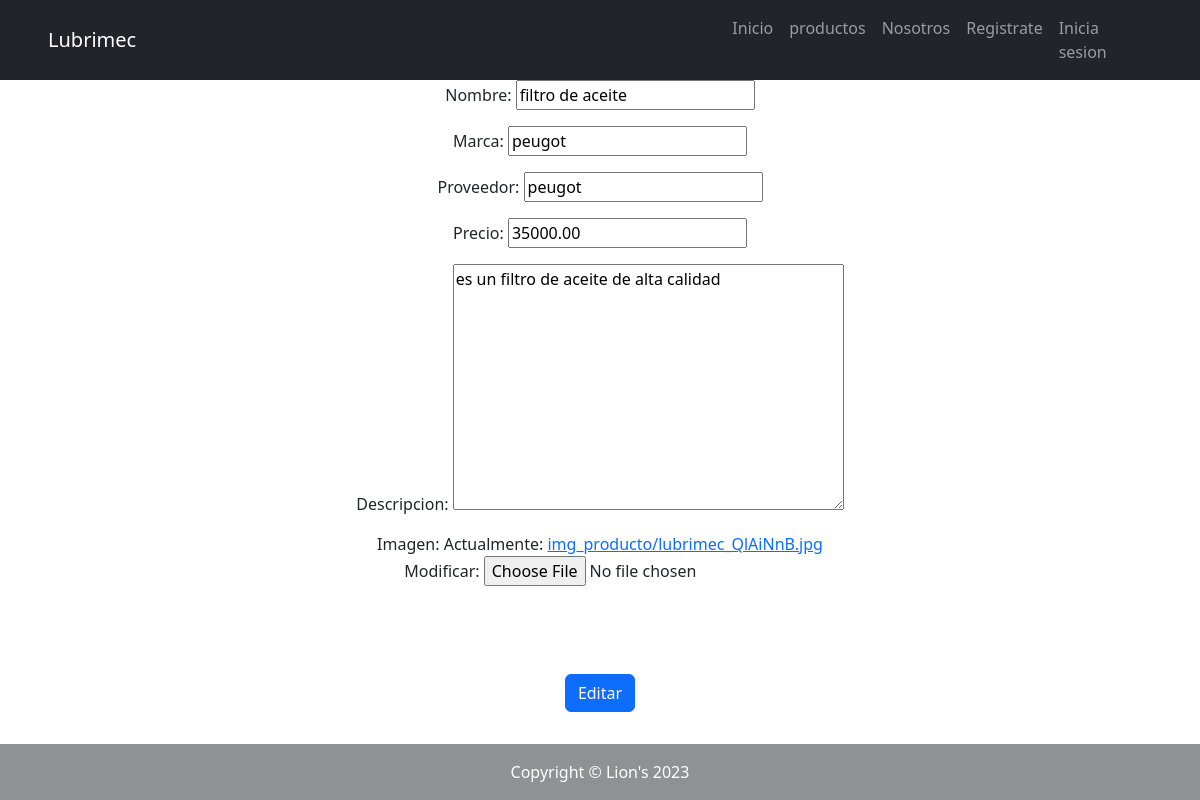
Page /productos/update/filtro de aceite/ on the earlier database version.
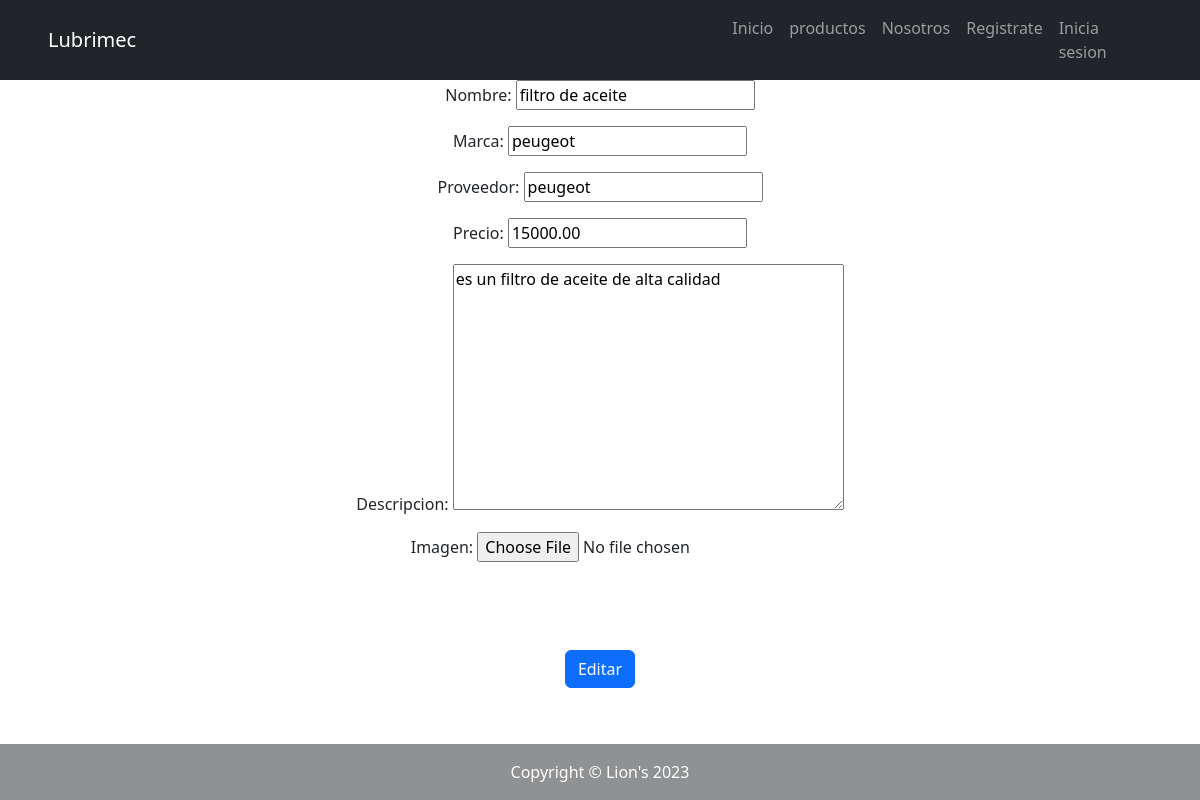
Same page on the later database version.
### apps/productos/models.py (models this page shows, shortened)
class ProductoModel(models.Model):
    nombre= models.CharField(max_length=250, blank=False, null=False)
    marca= models.CharField(max_length=250, blank=False, null=False,)
    proveedor= models.CharField(max_length=250, blank=False, null=False,)
    precio= models.DecimalField(max_digits=10, decimal_places=2, default=0,)
    descripcion= models.TextField(max_length=250, blank=True, null=True,)
    imagen= models.ImageField(upload_to= "img_producto", blank= False, null= False)

### apps/productos/views.py (the view)
# urls.py: path("productos/update/<NameProducto>/", views.ProductoUpdate, name= "UpdateProducto"),
def ProductoUpdate(request, NameProducto):
    product= models.ProductoModel.objects.get(nombre= NameProducto)
    if request.method == "POST":
        form= forms.ProductoForms(request.POST, request.FILES)
        if form.is_valid():
            info= form.cleaned_data
            product.nombre= info['nombre']
            product.marca= info['marca']
            product.proveedor= info['proveedor']
            product.precio= info['precio']
            product.descripcion= info['descripcion']
            product.imagen= info['imagen']
            product.save()
            return render(request, "home/index.html")
    else:
        form= forms.ProductoForms(initial={'nombre': product.nombre, 'marca': product.marca, 'proveedor': product.proveedor,
        'precio': product.precio, 'descripcion': product.descripcion, 'imagen': product.imagen})
    return render(request, "productos/EditarProducto.html", {"form_edit": form, "NameProducto": NameProducto})

### apps/productos/forms.py
class ProductoForms(forms.ModelForm):
    class Meta:
        verbose_name= 'producto'
        verbose_name_plural= 'productos'
        model= ProductoModel
        fields= '__all__'

### apps/productos/templates/productos/EditarProducto.html (shortened to what this page needs)
{% extends 'home/index.html' %}
{% block CONTENIDO_INDEX %}
    <div class="container text-center">
        <form method="POST" enctype="multipart/form-data">
            <table class="container text-center form-control-lg">
                {{ form_edit.as_p }}
            </table>
            <button type="submit" class="my-4 btn btn-primary">Editar</button>
        </form>
    </div>
{% endblock CONTENIDO_INDEX %}

Differences in the rows shown:
changed ProductoModel "filtro de aceite": marca "peugot" → "peugeot"; proveedor "peugot" → "peugeot"; precio "35000.00" → "15000.00"
Other differences:
text no longer shown: "Nombre: Marca: Proveedor: Precio: Descripcion: Imagen: Actualmente: img_producto/lubrimec_QlAiNnB.jpg Modificar:"
text now shown: "Nombre: Marca: Proveedor: Precio: Descripcion: Imagen:"
